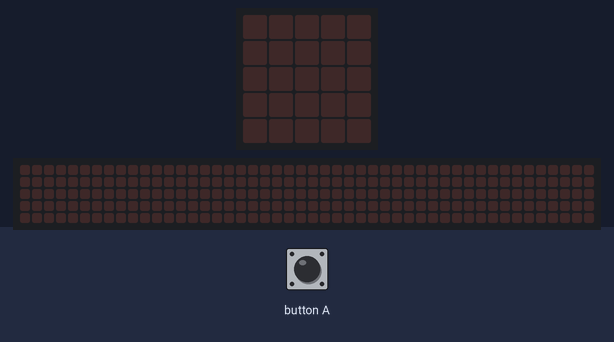
The program below on a simulated BBC micro:bit running MicroPython. Parts: the board's 5×5 LED display, a strip that is not on the board, showing the scrolling text unrolled. The test bench sets the inputs (shaded band). The 48×5 strip is a reading aid, not a part: it shows the text the display is scrolling, unrolled, one strip-width of it at a time.

Above: at 1.2 s.
1.3 s: button A pressed for 0.15 s
At 1.35 s:
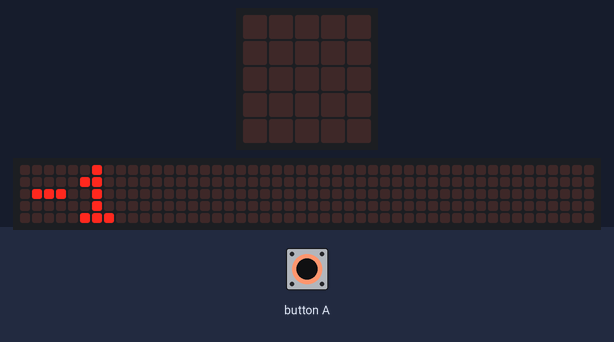
4.3 s: button A pressed for 1 s
At 4.35 s:
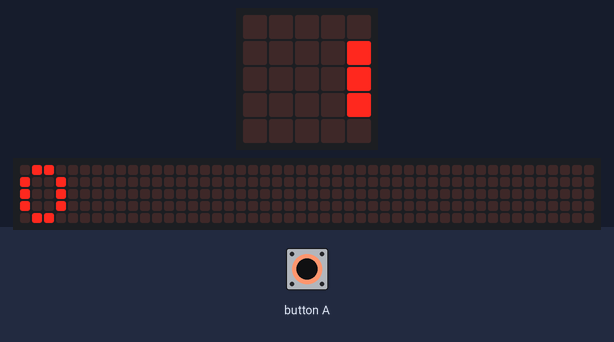
7.3 s: button A pressed for 3.2 s
At 7.45 s:
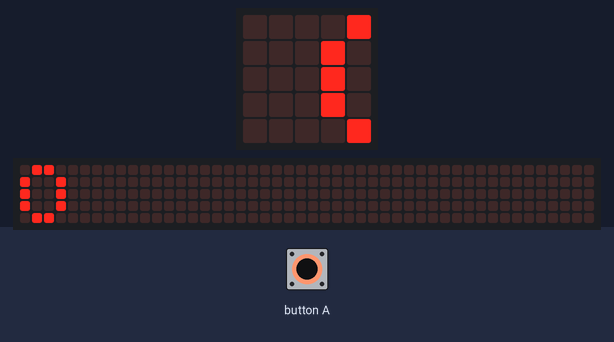

Measured:
- after the input at 1.3 s, the display: changes at once (image 1)
- after the input at 4.3 s, the display: changes at once (image 2)
- after the input at 7.3 s, the display: first changes at once (image 3 shows a later state)

The program:

simple-counter.py
```python
# simple counter

from microbit import *

# create counter variable and set it 0
counter = 0

''' check if button a pressed, add 1 and
display current value '''
while True:
    # if button b pressed, add 1 to counter
    if button_a.is_pressed():
        counter += 1
        display.scroll(str(counter),100)

    # if button b pressed, subtract 1 from counter
    if button_a.is_pressed():
        counter = counter - 1
        display.scroll(str(counter),100)
```
